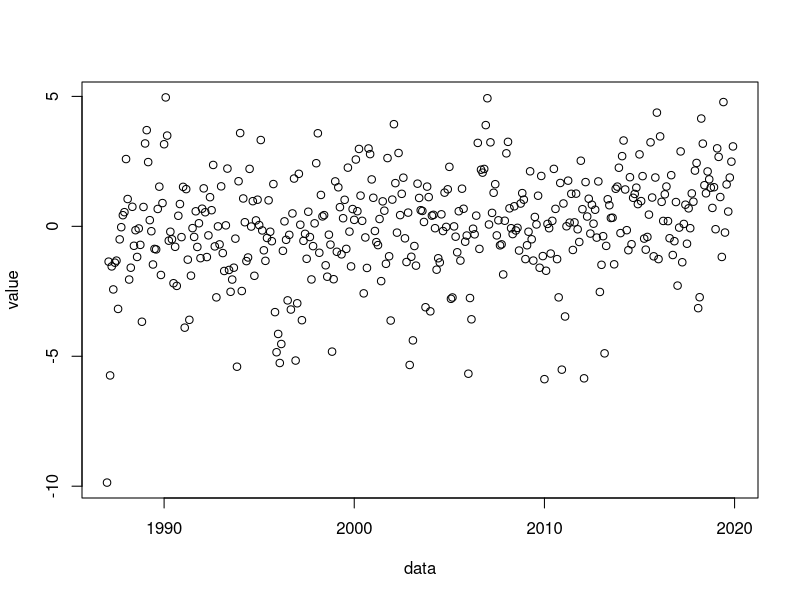
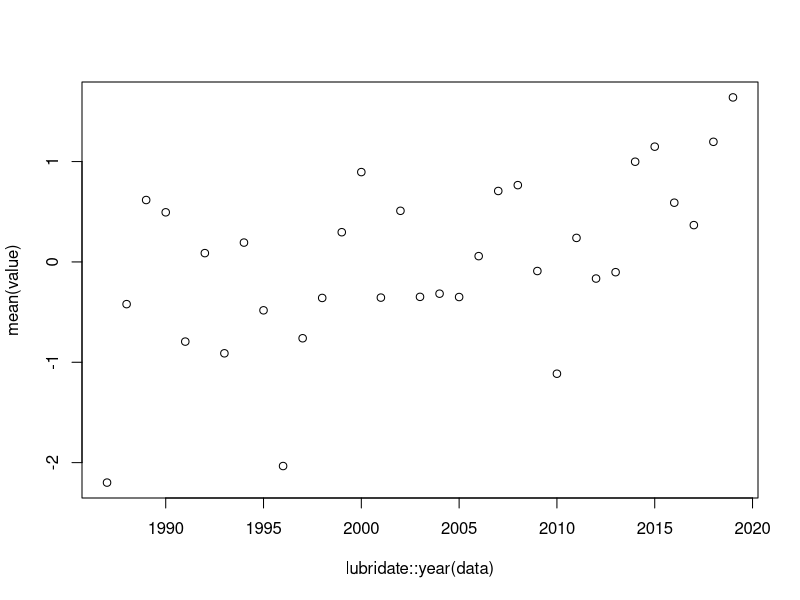

Recreate these plots in R, in order.
df = read.table("data/poltemp_new.txt", stringsAsFactors = F)

library(tidyverse)
head(df)
df = df %>% select(V1:V13)
head(df)

tail(df)
df2 = filter(df, V1 > 1986)

colMeans(df2)
anomal = rbind(c(00, apply(df2, 2, mean)[-1]))
anomal
df2- anomal

anomal2 = as.data.frame(matrix(rep(anomal, each=33), ncol = 13))

head(df2)
head(anomal2)
temp = df2-anomal2
colnames(temp)[1] = "yy"

head(temp)
library(tidyverse)
temp2 = gather(temp, key = "key", value = "value", -1)

filter(temp2, key == "V3") %>% .[,3] %>% mean()

head(temp2)
temp2$key = gsub("V", "", temp2$key)
temp2$key = as.numeric(temp2$key)
temp2 = arrange(temp2, yy, key)
temp2$key = temp2$key - 1
head(temp2)

temp2$data = as.Date(paste(temp2$yy, temp2$key, "01", sep="-"))
head(temp2)
temp2 = select(temp2, data, value)
head(temp2)
plot(temp2)

plot(temp2 %>% group_by(lubridate::year(data)) %>% summarise(mean(value)))

saveRDS(temp2, file='data/temperatura_caly.rds')
